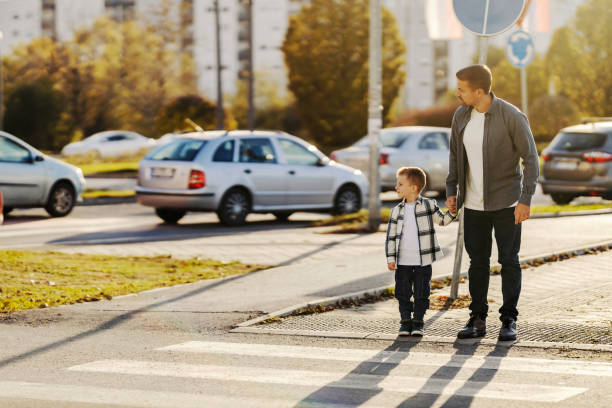
#> input picture Day-23/images/2.jpg, 612 x 408 px
$ python -i thresholding.py   (imports and definitions only)
#> lines starting #> are read from the running program, lines starting #| are printed output that depends on the picture; after the words box and inside, x2 and y2 are one past the last pixel; in counts of white or black regions, pixels touching at a corner belong together
"""
thresholding.py
---------------
Day 30 - Coding Practice: Image Thresholding & Segmentation (OpenCV)

For every image in images/ the script:
    1. reads it and converts it to grayscale
    2. applies Binary (global, fixed) thresholding
    3. applies Adaptive (local) thresholding
    4. applies Otsu (automatic global) thresholding
    5. compares the three methods: side-by-side figure, histogram with the
       chosen thresholds, and numbers (threshold, foreground %, blobs, time)
    6. performs simple foreground/background segmentation
       (Otsu mask -> morphological cleanup -> cut-out of the foreground)
    7. saves every output image to outputs/<image name>/ for comparison

Run:
    python thresholding.py                      # all images in images/
    python thresholding.py --image photo.jpg    # a single image
    python thresholding.py --threshold 100 --block-size 31 --c 12

Thresholding in one sentence each:
    Binary   - one fixed number for the whole image (pixel > T -> white).
    Adaptive - a different threshold for every pixel, from its neighbourhood.
    Otsu     - one number for the whole image, chosen automatically from the
               histogram so that the two classes are as separated as possible.
"""

import argparse
import csv
import sys
import time
from pathlib import Path

import cv2
import matplotlib
# [1 line not run here, left out]
import matplotlib.pyplot as plt
import numpy as np

BASE_DIR = Path(__file__).resolve().parent
IMAGE_DIR = BASE_DIR / "images"
OUTPUT_DIR = BASE_DIR / "outputs"
IMAGE_TYPES = (".jpg", ".jpeg", ".png", ".bmp", ".tif", ".tiff", ".webp")

DEFAULT_THRESHOLD = 127      # the classic "middle grey" starting point
DEFAULT_C = 10               # how much darker than its neighbourhood a pixel must be (adaptive)


# ---------------------------------------------------------------------------
# 1. Reading and grayscale
# ---------------------------------------------------------------------------

# [11 lines left out: function read_image, not called in this run]


def to_grayscale(image):
    """BGR -> one channel. Uses the standard luminance weights (0.299 R + 0.587 G + 0.114 B)."""
    return cv2.cvtColor(image, cv2.COLOR_BGR2GRAY)


def smooth(gray):
    """
    A light 5x5 Gaussian blur removes sensor noise and JPEG speckles, which
    would otherwise become thousands of tiny black/white dots after
    thresholding. All three methods get the SAME smoothed image, so the
    comparison is about the thresholding rule only.
    """
    return cv2.GaussianBlur(gray, (5, 5), 0)


# ---------------------------------------------------------------------------
# 2-4. The three thresholding methods
# ---------------------------------------------------------------------------

# [26 lines left out: functions binary_threshold, adaptive_block_size, adaptive_threshold, not called in this run]


def otsu_threshold(gray):
    """
    Otsu's method tries every threshold 0..255 and keeps the one that gives the
    largest between-class variance (the two groups of pixels are as far apart
    as possible). OpenCV returns the chosen value, so we can report it.
    """
    value, result = cv2.threshold(gray, 0, 255, cv2.THRESH_BINARY + cv2.THRESH_OTSU)
    return result, float(value)


# [37 lines left out: functions otsu_separability, count_blobs, describe, not called in this run]


# ---------------------------------------------------------------------------
# 6. Foreground / background segmentation
# ---------------------------------------------------------------------------

def foreground_from_border(mask):
    """
    After thresholding we still have to decide WHICH colour is the object.
    Simple, robust rule: the background is whatever touches the image border
    most (objects are usually inside the frame, the background surrounds them).
    Returns the mask with the foreground in white.
    """
    border = np.concatenate([mask[0, :], mask[-1, :], mask[:, 0], mask[:, -1]])
    background_is_white = np.count_nonzero(border) > border.size / 2
    return cv2.bitwise_not(mask) if background_is_white else mask


def fill_holes(mask):
    """
    Fills holes inside objects (e.g. a reflection in the middle of a coin).
    A hole is a background region that does NOT touch the image border, so
    it must be enclosed by an object. (A single flood fill from the corner
    is the usual shortcut, but it breaks when the corner itself is foreground.)
    """
    background = cv2.bitwise_not(mask)
    count, labels = cv2.connectedComponents(background, connectivity=4)
    touching_border = set(np.unique(np.concatenate(
        [labels[0, :], labels[-1, :], labels[:, 0], labels[:, -1]])))
    filled = mask.copy()
    for label in range(1, count):
        if label not in touching_border:
            filled[labels == label] = 255
    return filled


def flatten_illumination(gray):
    """
    Removes slow brightness changes (a lamp on one side, a shadow, a vignette)
    before a global threshold. The 'lighting' is estimated with a very large
    Gaussian blur - so large that objects and text disappear into it - and the
    image is divided by it. A dark corner and a bright corner of the same
    paper then end up at the same grey level.
    """
    image = gray.astype(np.float32)
    lighting = cv2.GaussianBlur(image, (0, 0), sigmaX=min(gray.shape) / 4)
    flat = image / (lighting + 1.0) * lighting.mean()
    return np.clip(flat, 0, 255).astype(np.uint8)


def segment_foreground(gray):
    """
    Simple foreground/background segmentation:
        illumination correction -> Otsu threshold -> pick foreground by the
        border rule -> opening (removes specks) -> closing (joins broken
        edges) -> fill holes -> drop specks smaller than 0.005% of the image.
    Returns (mask, number_of_objects).
    """
    mask, _ = otsu_threshold(smooth(flatten_illumination(gray)))
    mask = foreground_from_border(mask)

    # small fixed opening, so thin strokes (text) survive; closing scales with the image
    speck_kernel = cv2.getStructuringElement(cv2.MORPH_ELLIPSE, (3, 3))
    k = max(3, min(gray.shape) // 150) | 1
    join_kernel = cv2.getStructuringElement(cv2.MORPH_ELLIPSE, (k, k))
    mask = cv2.morphologyEx(mask, cv2.MORPH_OPEN, speck_kernel)
    mask = cv2.morphologyEx(mask, cv2.MORPH_CLOSE, join_kernel)
    mask = fill_holes(mask)

    min_area = max(15, int(mask.size * 0.00005))       # ~ a small printed letter
    count, labels, stats, _ = cv2.connectedComponentsWithStats(mask, connectivity=8)
    clean = np.zeros_like(mask)
    objects = 0
    for label in range(1, count):
        if stats[label, cv2.CC_STAT_AREA] >= min_area:
            clean[labels == label] = 255
            objects += 1
    return clean, objects


# [30 lines left out: functions cut_out, overlay, save, not called in this run]


def rgb(image):
    return cv2.cvtColor(image, cv2.COLOR_BGR2RGB) if image.ndim == 3 else image


# [192 lines left out: functions comparison_figure, segmentation_figure, overview_figure, process_image, parse_args, main, not called in this run]


# [2 lines not run here, left out]

>>> import cv2
>>> picture = cv2.imread('../../Day-23/images/2.jpg', cv2.IMREAD_GRAYSCALE)
#> picture: shape (408, 612); min 0, max 255, mean 150.1
>>> result = segment_foreground(picture)
#> in flatten_illumination, `lighting = cv2.GaussianBlur(image, (0, 0), sigmaX=min(gray.shape) / 4)`:
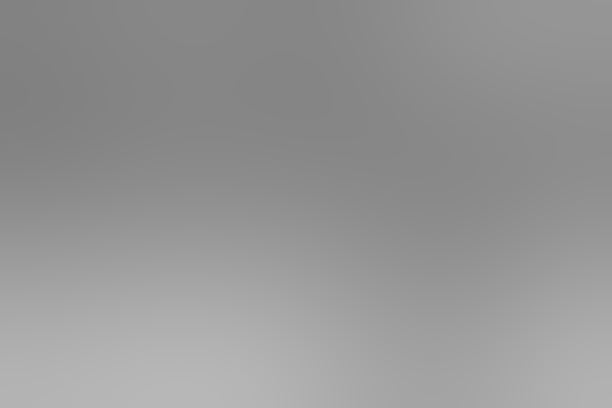
#> lighting: shape (408, 612) float32; min 128.7, max 183.9, mean 150
#> in flatten_illumination, `return np.clip(flat, 0, 255).astype(np.uint8)`:
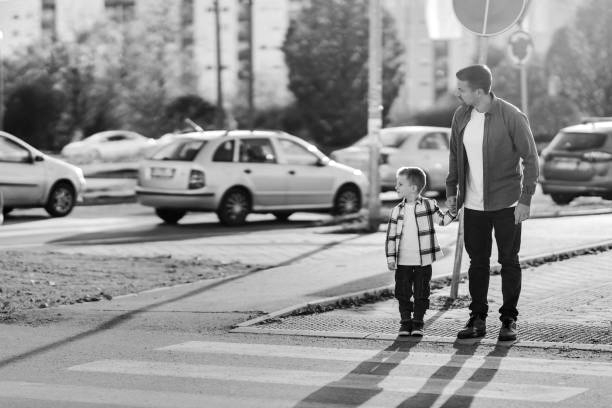
#> returned value: shape (408, 612); min 0, max 255, mean 147.4
#> in otsu_threshold, `value, result = cv2.threshold(gray, 0, 255, cv2.THRESH_BINARY + cv2.TH..`:
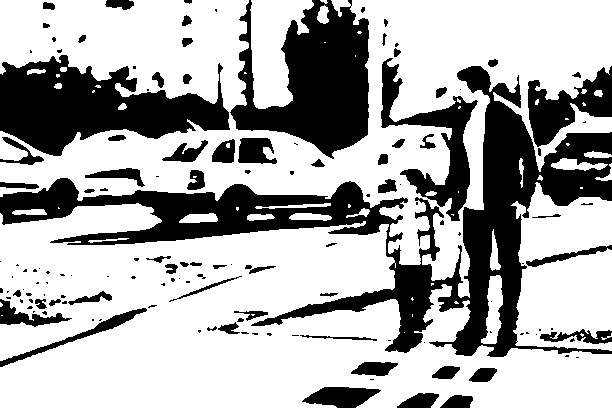
#> result: shape (408, 612); 68.1% white; 141 black regions (75 under 20 px), largest, box (x1, y1, x2, y2) and area: (0, 66, 612, 357) 34633, (0, 55, 230, 156) 12763, (230, 0, 369, 159) 12594
#> in otsu_threshold, `value, result = cv2.threshold(gray, 0, 255, cv2.THRESH_BINARY + cv2.TH..`: value = 129
#> in foreground_from_border, `border = np.concatenate([mask[0, :], mask[-1, :], mask[:, 0], mask[:, ..`: border = 2040 values, max 255 at index 0, min 0 at index 107, mean 210
#> in foreground_from_border, `background_is_white = np.count_nonzero(border) > border.size / 2`: background_is_white = True
#> in segment_foreground, `mask = cv2.morphologyEx(mask, cv2.MORPH_OPEN, speck_kernel)`: mask: shape (408, 612); 31.5% white; 120 white regions (51 under 20 px), largest, box (x1, y1, x2, y2) and area: (253, 66, 612, 357) 21023, (0, 55, 230, 156) 12706, (0, 178, 408, 245) 12306
#> in segment_foreground, `mask = cv2.morphologyEx(mask, cv2.MORPH_CLOSE, join_kernel)`: mask: shape (408, 612); 31.7% white; 114 white regions (49 under 20 px), largest, box (x1, y1, x2, y2) and area: (0, 0, 369, 159) 25044, (253, 66, 612, 357) 24345, (0, 178, 408, 245) 12453
#> in fill_holes, `count, labels = cv2.connectedComponents(background, connectivity=4)`:
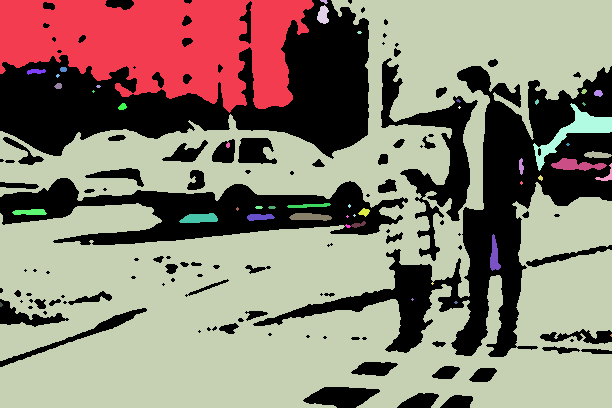
#> labels: shape (408, 612) int32; 48 distinct labels, from 0 to 47; one colour per label, 0 black
#> in fill_holes, `count, labels = cv2.connectedComponents(background, connectivity=4)`: count = 48
#> in fill_holes, `touching_border = set(np.unique(np.concatenate( [labels[0, :], labels[..`: touching_border = 9 items
#> after the loop in fill_holes, `for label in range(1, count):`:
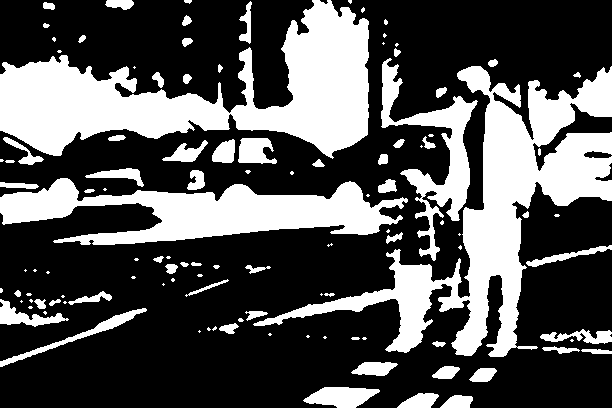
#> filled: shape (408, 612); 32.7% white; 114 white regions (49 under 20 px), largest, box (x1, y1, x2, y2) and area: (0, 0, 369, 159) 25428, (253, 66, 612, 357) 25182, (0, 178, 408, 245) 13648
#> in segment_foreground, `count, labels, stats, _ = cv2.connectedComponentsWithStats(mask, conne..`:
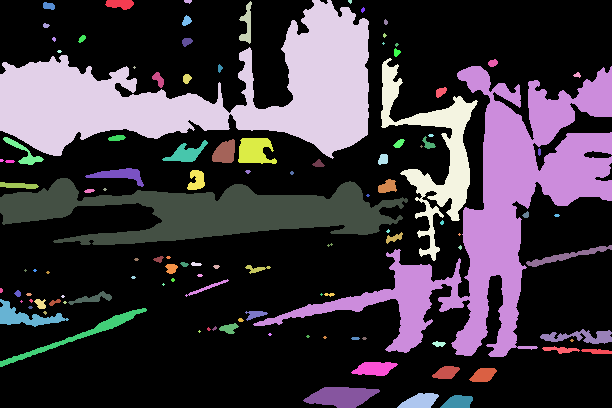
#> labels: shape (408, 612) int32; 115 distinct labels, from 0 to 114; one colour per label, 0 black
#> in segment_foreground, `count, labels, stats, _ = cv2.connectedComponentsWithStats(mask, conne..`: count = 115; stats = 115 rows, first 6: [0, 0, 612, 408, 168163], [105, 0, 29, 10, 216], [184, 0, 8, 4, 23], [239, 1, 13, 43, 267], [0, 0, 369, 159, 25428], [348, 0, 4, 4, 12]
#> after the loop in segment_foreground, `for label in range(1, count):`:
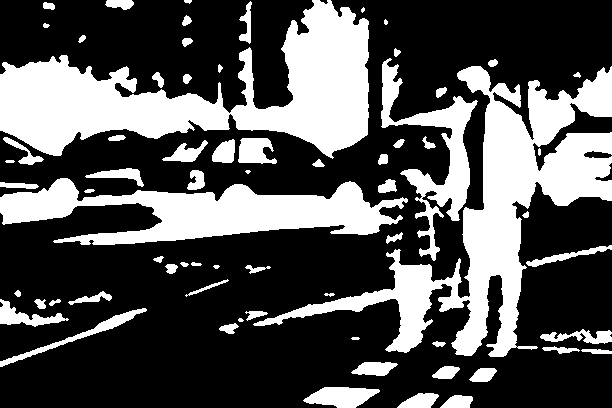
#> clean: shape (408, 612); 32.5% white; 69 white regions (4 under 20 px), largest, box (x1, y1, x2, y2) and area: (0, 0, 369, 159) 25428, (253, 66, 612, 357) 25182, (0, 178, 408, 245) 13648
#> after the loop in segment_foreground, `for label in range(1, count):`: objects = 69
